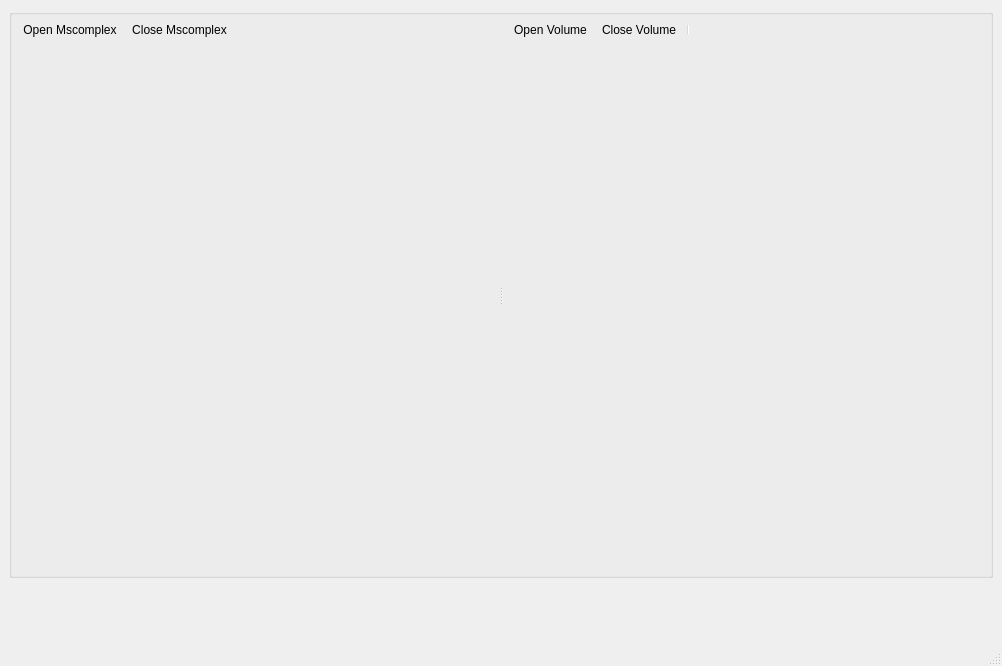
<?xml version="1.0" encoding="UTF-8"?>
<ui version="4.0">
 <class>MainWindow</class>
 <widget class="QMainWindow" name="MainWindow">
  <property name="geometry">
   <rect>
    <x>0</x>
    <y>0</y>
    <width>1002</width>
    <height>666</height>
   </rect>
  </property>
  <property name="windowTitle">
   <string>MainWindow</string>
  </property>
  <property name="windowIcon">
   <iconset resource="icons/icons.qrc">
    <normaloff>:/icons/help.png</normaloff>:/icons/help.png</iconset>
  </property>
  <property name="iconSize">
   <size>
    <width>22</width>
    <height>22</height>
   </size>
  </property>
  <widget class="QWidget" name="centralwidget">
   <widget class="QGroupBox" name="groupBoxGraph">
    <property name="geometry">
     <rect>
      <x>9</x>
      <y>9</y>
      <width>984</width>
      <height>569</height>
     </rect>
    </property>
    <property name="sizePolicy">
     <sizepolicy hsizetype="Expanding" vsizetype="Expanding">
      <horstretch>1</horstretch>
      <verstretch>1</verstretch>
     </sizepolicy>
    </property>
    <layout class="QVBoxLayout">
     <property name="spacing">
      <number>0</number>
     </property>
     <property name="margin">
      <number>0</number>
     </property>
     <item>
      <widget class="QSplitter" name="splitter">
       <property name="orientation">
        <enum>Qt::Horizontal</enum>
       </property>
       <widget class="QWidget" name="verticalLayoutWidget">
        <layout class="QVBoxLayout" name="verticalLayout">
          <item>
            <widget class="QToolBar" name="toolBarLeft" >
            <property name="orientation" >
              <enum>Qt::Horizontal</enum>
            </property>
            <property name="iconSize" >
              <size>
              <width>22</width>
              <height>22</height>
              </size>
            </property>
            <attribute name="toolBarArea" >
              <enum>TopToolBarArea</enum>
            </attribute>
            <attribute name="toolBarBreak" >
              <bool>false</bool>
            </attribute>
            <addaction name="actionOpenMsComplex" />
            <addaction name="actionCloseMsComplex" />
            </widget>
          </item>
          <item>
            <widget class="QVTKWidget" name="qvtkWidgetLeft" >
              <property name="sizePolicy" >
              <sizepolicy vsizetype="Expanding" hsizetype="Expanding" >
                <horstretch>1</horstretch>
                <verstretch>1</verstretch>
              </sizepolicy>
              </property>
              <property name="minimumSize" >
              <size>
                <width>300</width>
                <height>300</height>
              </size>
              </property>
            </widget>
          </item>
        </layout>
       </widget>
      <widget class="QWidget" name="verticalLayoutWidget_2">
        <layout class="QVBoxLayout" name="verticalLayout_2">
           <item>
            <widget class="QToolBar" name="toolBarRight" >
            <property name="orientation" >
              <enum>Qt::Horizontal</enum>
            </property>
            <property name="iconSize" >
              <size>
              <width>22</width>
              <height>22</height>
              </size>
            </property>
            <attribute name="toolBarArea" >
              <enum>TopToolBarArea</enum>
            </attribute>
            <attribute name="toolBarBreak" >
              <bool>false</bool>
            </attribute>
            <addaction name="actionOpenVolume" />
            <addaction name="actionCloseVolume" />
            <addaction name="separator" />
            </widget>
          </item>
          <item>
            <widget class="QVTKWidget" name="qvtkWidgetRight" >
              <property name="sizePolicy" >
              <sizepolicy vsizetype="Expanding" hsizetype="Expanding" >
                <horstretch>1</horstretch>
                <verstretch>1</verstretch>
              </sizepolicy>
              </property>
              <property name="minimumSize" >
              <size>
                <width>300</width>
                <height>300</height>
              </size>
              </property>
            </widget>
          </item>
        </layout>
       </widget>
      </widget>
     </item>
    </layout>
   </widget>
  </widget>
  <widget class="QStatusBar" name="statusbar"/>
  <action name="actionOpenMsComplex">
   <property name="enabled">
    <bool>true</bool>
   </property>
   <property name="icon">
    <iconset resource="icons/icons.qrc">
     <normaloff>:/icons/fileopen.png</normaloff>:/icons/fileopen.png</iconset>
   </property>
   <property name="text">
    <string>Open Mscomplex...</string>
   </property>
  </action>  
  <action name="actionCloseMsComplex">
   <property name="enabled">
    <bool>true</bool>
   </property>
   <property name="icon">
    <iconset resource="icons/icons.qrc">
     <normaloff>:/icons/close.png</normaloff>:/icons/close.png</iconset>
   </property>
   <property name="text">
    <string>Close Mscomplex...</string>
   </property>
  </action>
    <action name="actionOpenVolume">
   <property name="enabled">
    <bool>true</bool>
   </property>
   <property name="icon">
    <iconset resource="icons/icons.qrc">
     <normaloff>:/icons/fileopen.png</normaloff>:/icons/fileopen.png</iconset>
   </property>
   <property name="text">
    <string>Open Volume...</string>
   </property>
  </action>  
  <action name="actionCloseVolume">
   <property name="enabled">
    <bool>true</bool>
   </property>
   <property name="icon">
    <iconset resource="icons/icons.qrc">
     <normaloff>:/icons/close.png</normaloff>:/icons/close.png</iconset>
   </property>
   <property name="text">
    <string>Close Volume...</string>
   </property>
  </action>
  <action name="actionExit">
   <property name="icon">
    <iconset>
     <normaloff/>
    </iconset>
   </property>
   <property name="text">
    <string>Exit</string>
   </property>
  </action>
  <action name="actionHelp">
   <property name="icon">
    <iconset resource="icons/icons.qrc">
     <normaloff>:/icons/help.png</normaloff>:/icons/help.png</iconset>
   </property>
   <property name="text">
    <string>Help</string>
   </property>
  </action>
 </widget>
 <customwidgets>
  <customwidget>
   <class>QVTKWidget</class>
   <extends>QWidget</extends>
   <header>QVTKWidget.h</header>
  </customwidget>
 </customwidgets>
 <resources>
  <include location="icons/icons.qrc" />
 </resources>
 <connections/>
</ui>
